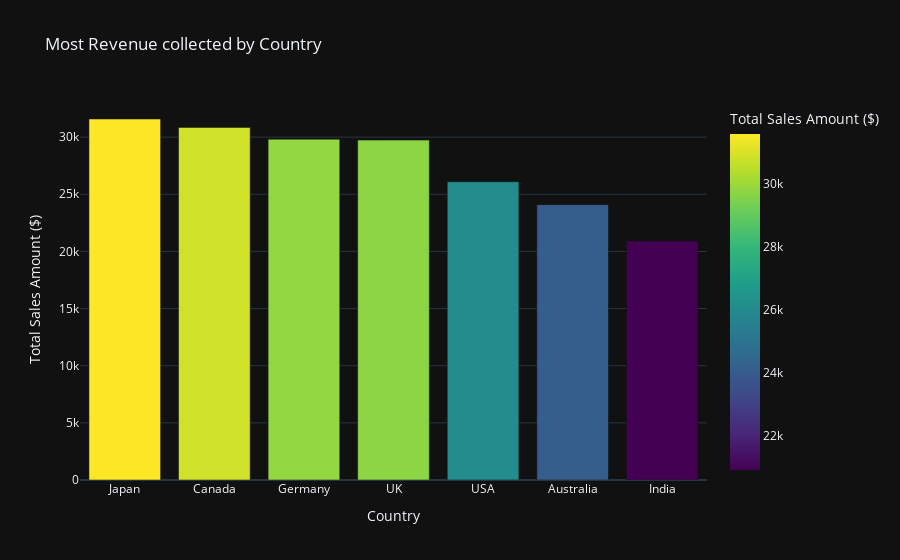

Notebook code for this chart:
### Markdown cell above
### **2. Most Revenue Collected By Countries**

### Code cell
# Country
revenue_by_country = data.groupby('Country')['Amount ($)'].sum().sort_values(ascending=False).reset_index()

fig = px.bar(
    revenue_by_country,
    x='Country',
    y='Amount ($)',
    title='Most Revenue collected by Country',
    labels={'Country': 'Country', 'Amount ($)': 'Total Sales Amount ($)'},
    color='Amount ($)',
    color_continuous_scale=px.colors.sequential.Viridis,
    template='plotly_dark'
)
fig.show()

### Figure 1 — Plotly figure (JSON) as saved in the notebook; plotly's stock layout.template omitted (floating-point values rounded to 4 significant figures)
{"data": [{"alignmentgroup": "True", "hovertemplate": "Country=%{x}<br>Total Sales Amount ($)=%{marker.color}<extra></extra>", "legendgroup": "", "marker": {"color": [31590.0, 30850.0, 29820.0, 29740.0, 26100.0, 24090.0, 20910.0], "coloraxis": "coloraxis", "pattern": {"shape": ""}}, "name": "", "offsetgroup": "", "orientation": "v", "showlegend": false, "textposition": "auto", "type": "bar", "x": ["Japan", "Canada", "Germany", "UK", "USA", "Australia", "India"], "xaxis": "x", "y": [31590.0, 30850.0, 29820.0, 29740.0, 26100.0, 24090.0, 20910.0], "yaxis": "y"}], "layout": {"barmode": "relative", "coloraxis": {"colorbar": {"title": {"text": "Total Sales Amount ($)"}}, "colorscale": [[0, "#440154"], [0.1111, "#482878"], [0.2222, "#3e4989"], [0.3333, "#31688e"], [0.4444, "#26828e"], [0.5556, "#1f9e89"], [0.6667, "#35b779"], [0.7778, "#6ece58"], [0.8889, "#b5de2b"], [1, "#fde725"]]}, "legend": {"tracegroupgap": 0}, "title": {"text": "Most Revenue collected by Country"}, "xaxis": {"anchor": "y", "domain": [0, 1], "title": {"text": "Country"}}, "yaxis": {"anchor": "x", "domain": [0, 1], "title": {"text": "Total Sales Amount ($)"}}}}
